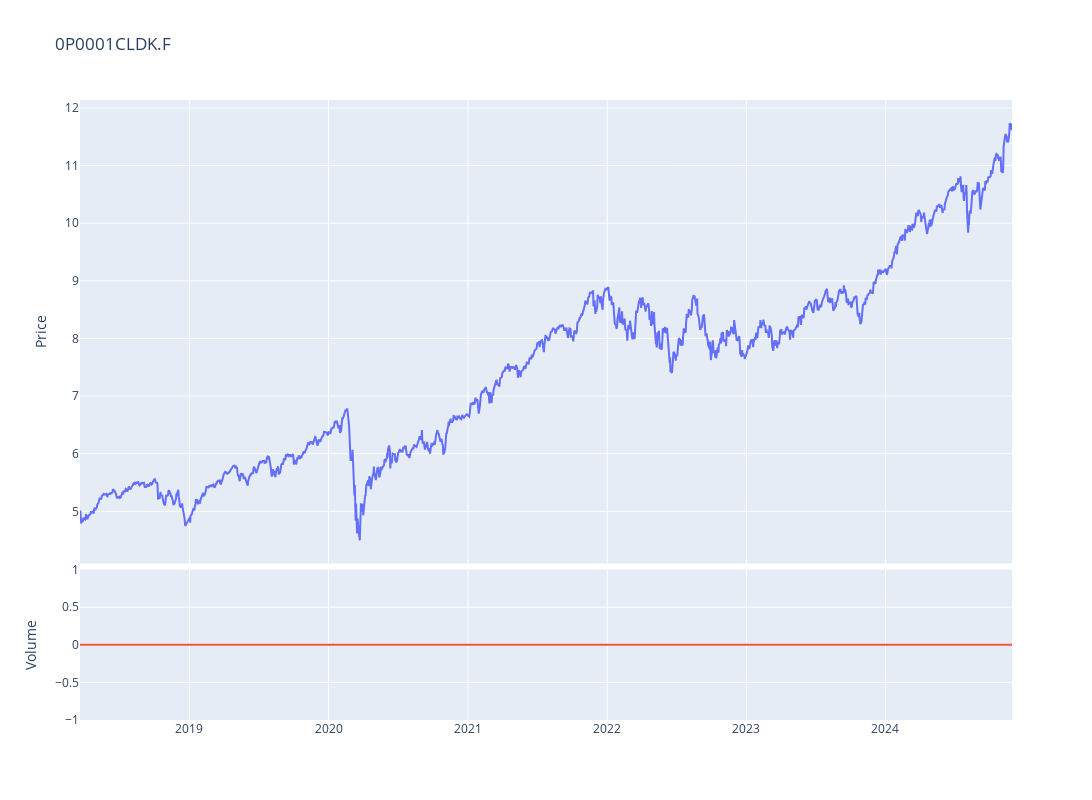

Notebook code for this chart:
### Code cell
fig = make_subplots(rows=4, cols=1,shared_xaxes=True,vertical_spacing=0.01,specs=[[{'rowspan':3,'colspan':1}],[None],[None],[{'rowspan':1,'colspan':1}]])

# Graph (1,1)
fig.add_trace(go.Scatter(x=stock_ticker.index,y=stock_ticker['Adj Close'],mode="lines",name=f"{ticker}"),row=1, col=1)
# Update xaxis properties
fig.update_yaxes(title_text="Price", row=1, col=1)

# Graph (4,1)
fig.add_trace(go.Scatter(x=stock_ticker.index,y=stock_ticker['Volume'],mode="lines",name='Volume'),row=4, col=1)
fig.update_yaxes(title_text="Volume", row=4, col=1)

fig.update_layout(height=800, width=1300,showlegend=False,title=f"{ticker}")

fig.show()

### Figure 1 — Plotly figure (JSON) as saved in the notebook; plotly's stock layout.template omitted (floating-point values rounded to 4 significant figures; data arrays with more than 128 entries replaced by an {"elided": "..."} marker saying what was removed)
{"data": [{"mode": "lines", "name": "0P0001CLDK.F", "type": "scatter", "x": {"elided": "1701 str values"}, "xaxis": "x", "y": {"elided": "1701 float values"}, "yaxis": "y"}, {"mode": "lines", "name": "Volume", "type": "scatter", "x": {"elided": "1701 str values"}, "xaxis": "x2", "y": {"elided": "1701 int values"}, "yaxis": "y2"}], "layout": {"height": 800, "showlegend": false, "title": {"text": "0P0001CLDK.F"}, "width": 1300, "xaxis": {"anchor": "y", "domain": [0, 1], "matches": "x2", "showticklabels": false}, "xaxis2": {"anchor": "y2", "domain": [0, 1]}, "yaxis": {"anchor": "x", "domain": [0.2525, 1], "title": {"text": "Price"}}, "yaxis2": {"anchor": "x2", "domain": [0, 0.2425], "title": {"text": "Volume"}}}}
